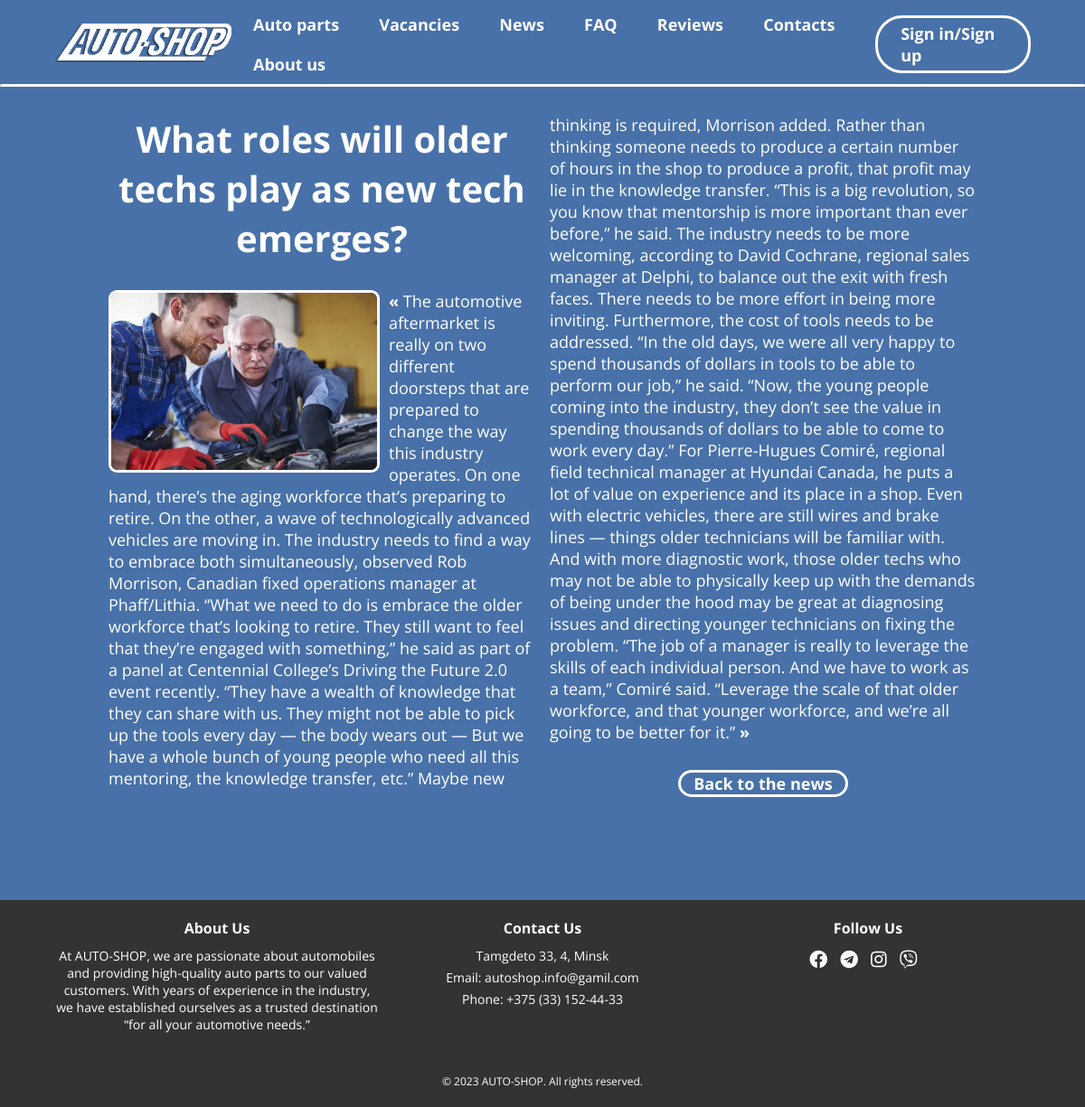
The page /news/what-roles-will-older-techs-play-as-new-tech-emerges on the database its author committed.
### info/models.py (models this page shows, shortened)
class News(models.Model):
    title = models.CharField(max_length=255, verbose_name="Title")
    slug = models.SlugField(max_length=255, unique=True, db_index=True, verbose_name="URL")
    content = models.TextField(verbose_name="Content news")
    created_at = models.DateTimeField(default=timezone.now, verbose_name="Creation time")
    image = models.ImageField(
        upload_to="news/images/",
        null=True,
        blank=False,
        verbose_name="News image",
    )
    class Meta:
        verbose_name = 'News'
        verbose_name_plural = 'News'
        ordering = ['created_at',]

### info/views.py (the view)
# urls.py: path('news/<slug:slug>', NewsDetailView.as_view(), name='news-detail'),
class NewsDetailView(DetailView):
    model = News
    template_name = "info/news_detail.html"
    context_object_name = 'news'

### info/templates/info/news_detail.html (shortened to what this page needs)
{% extends 'base.html' %}
{% load static %}
{% block content %}
<link rel="stylesheet" type="text/css" href="{% static 'info/css/news_detail.css' %}">
<div class="container-main">
    <article itemscope itemtype="https://schema.org/Article">
        <h1 itemprop="name">{{ news.title }}</h1>
        <img itemprop="image" src="{{ news.image.url }}" alt="article image">
        <p itemprop="articleBody">{{ news.content }}</p>
    </article>
    <a href="{% url 'news' %}">Back to the news</a>
</div>
{% endblock %}

### static/css/base.css (style rules this page uses)
:root { --height-body: 900px; }
* { padding: 0; margin: 0; font-family: 'Open Sans', 'Calibri'; box-sizing: border-box; }
body { background-color: #4871A9; color:white; }

### info/static/info/css/news_detail.css (style rules this page uses)
* { color: white; }
.container-main { padding: 30px; padding-left: 10%; padding-right: 10%; column-count: 2; }
.container-main a { display: flex; align-items: center; justify-content: center; margin: 30px 30% 10px 30%; background-color: transparent; border: 3px solid white; border-radius: 30px; color: white; font-weight: bold; font-size: 18px; text-decoration: none; transition: .4s; }

### rows shown on the page
News: title "What roles will older techs play as new tech emerges?", image (picture), content "The automotive aftermarket is really on two different doorsteps that are prepared to change the way this industry operates. On one hand, there’s the aging workforce that’s preparing to retire. On the other, a wave of technologically advanced vehicles are moving in. The industry needs to find a way to embrace both simultaneously, observed Rob Morrison, Canadian fixed operations manager at Phaff/Lithia. “What we need to do is embrace the older workforce that’s looking to retire. They still want to feel that they’re engaged with something,” he said as part of a panel at Centennial College’s Driving the Future 2.0 event recently. “They have a wealth of knowledge that they can share with us.…"
